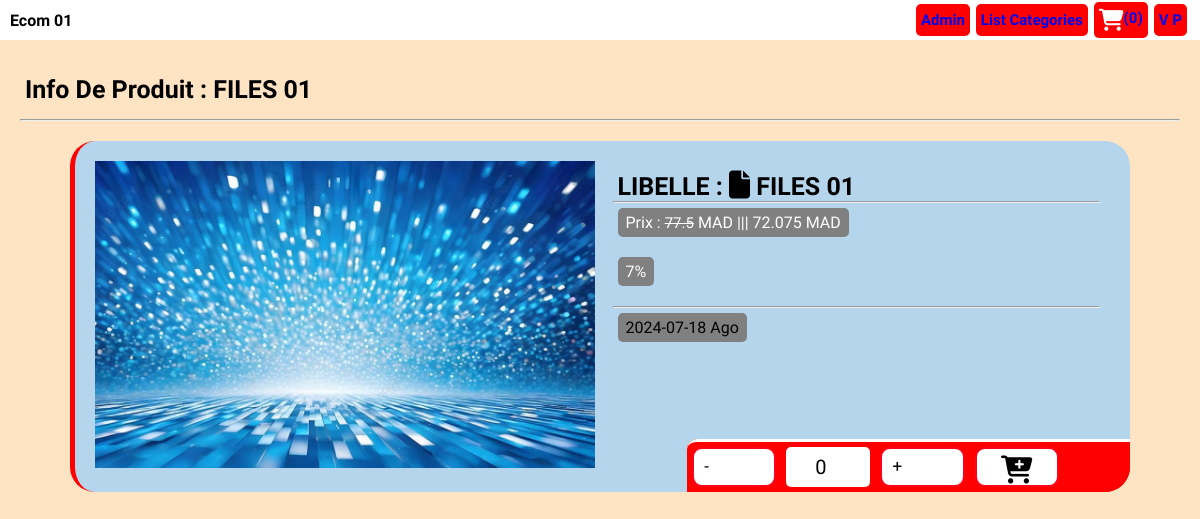
Screenshot of /Client/detail_Produit.php?id=4 (signed in) with the database file from the repository.
### tables this page shows
CREATE TABLE `ec_prod` (
  `id_p` int(11) NOT NULL,
  `libelle` varchar(255) DEFAULT NULL,
  `prix` double DEFAULT NULL,
  `discont` int(11) DEFAULT NULL,
  `id_cg` int(11) DEFAULT NULL,
  `date_crate_p` datetime DEFAULT NULL,
  `econ_c` varchar(200) DEFAULT NULL,
  `image_p` varchar(200) DEFAULT NULL
);

### Client/detail_Produit.php (the view, shortened to what this page needs)
<?php
require_once "../databaseEcom.php";
if (isset($_GET["id"])) {
    $id = $_GET["id"];
    $sql = $pdo->prepare("SELECT * from ec_prod where  id_p= ? ");
    $sql->execute([$id]);
    $tab_prod_One = $sql->fetch(PDO::FETCH_ASSOC);
}
?>
<!DOCTYPE html>
<html lang="en">
<head>
    <link rel="stylesheet" href="css/style.css">
</head>
<body>
    <?php include_once("nav_cline.php");   ?>
    <?php
    $dsc = empty($tab_prod_One["discont"]) ? 0 : $tab_prod_One["discont"];
    $prx = $tab_prod_One["prix"];
    ?>
    <div class="catd-prod">
        <div class="container-global catgr">
            <h2>Info De Produit : <?php echo strtoupper($tab_prod_One["libelle"]);   ?>
            </h2>
            <hr />
            <div class="porteur">
                <div class='liste-cat card-prod'>
                    <div class="img-div">
                        <img src="../<?= ($tab_prod_One["image_p"] ? $tab_prod_One["image_p"]   : "Upload/no-Image.JPG");  ?>">
                    </div>
                    <div class="infor-div">
                        <h2>Libelle : <i class="<?php echo  $tab_prod_One['econ_c']; ?> "></i> <?php echo   " " . $tab_prod_One["libelle"] ?></h2>
                        <hr>
                        <div class=" badge_">Prix : <?php if ($dsc > 0) echo "<s>" . $prx . "</s> MAD ||| " . ($prx - ($dsc * $prx / 100)) . " MAD ";
                                                    else echo  $prx . "  MAD "  ?>
                        </div>
                        <div class=" badge_"> <?php echo  $dsc  ?>% </div>
                        <hr>
                        <span class=" badge_ date"><?= date_format(date_create($tab_prod_One["date_crate_p"]), "Y-m-d")  ?> Ago</span>
                    </div>
                    <div class="center-elm">
                    <?php
                    require("counter.php"); ?>
                    </div>
                </div>
            </div>
        </div>
    </div>
</body>
</html>

### CSS/style.css (style rules this page uses)
* { margin: 0; padding: 0; box-sizing: border-box; list-style: none; font-family: "Playwrite IT Moderna", cursive; font-size: 15px; }
body { background-color: bisque; }
i { font-size: 28px; }
.badge_ { width: max-content; padding: 5px 8px; border-radius: 5px; margin: 5px; font-size: 16px; }
.badge_.date { background-color: gray; }
.container-global { padding: 5px; margin: 10px auto; }
* { z-index: 5; }

### rows the page displays
ec_prod: libelle "FILES 01", image_p (picture), prix "77.5", $prx - ($dsc * $prx / 100) "72.075", discont "7", date_crate_p "2024-07-18"

### other values shown
$nbrProd "0"
